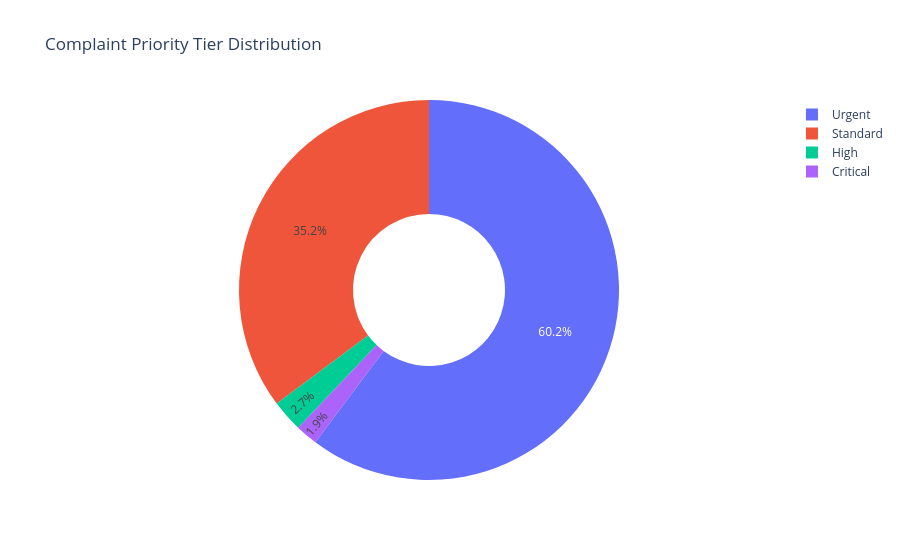
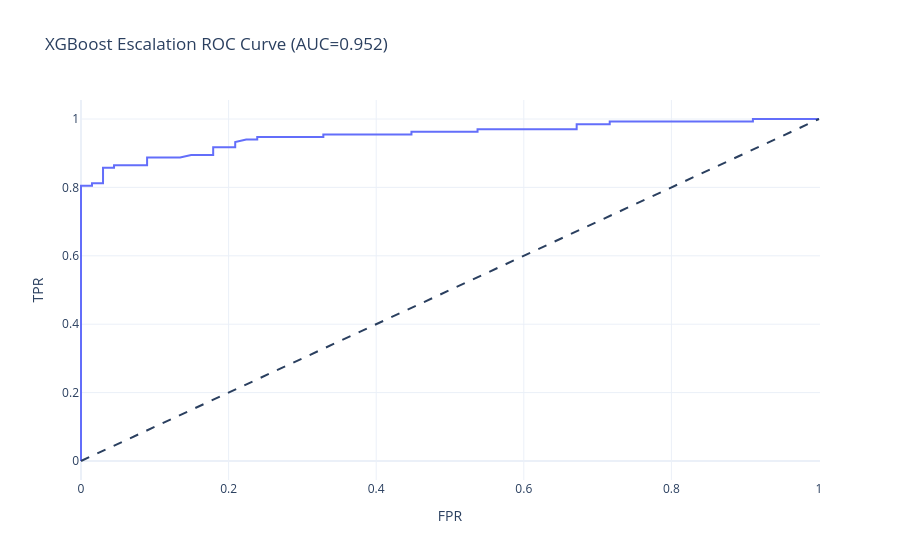
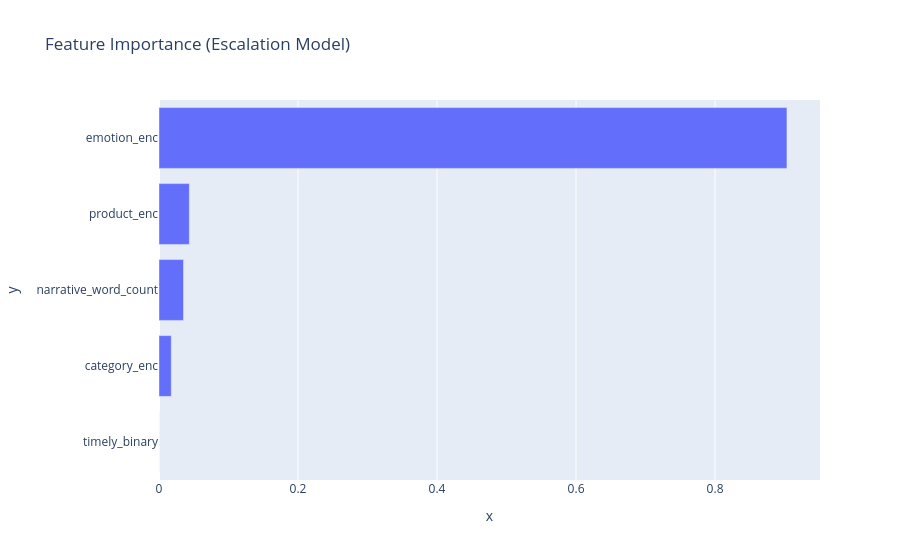
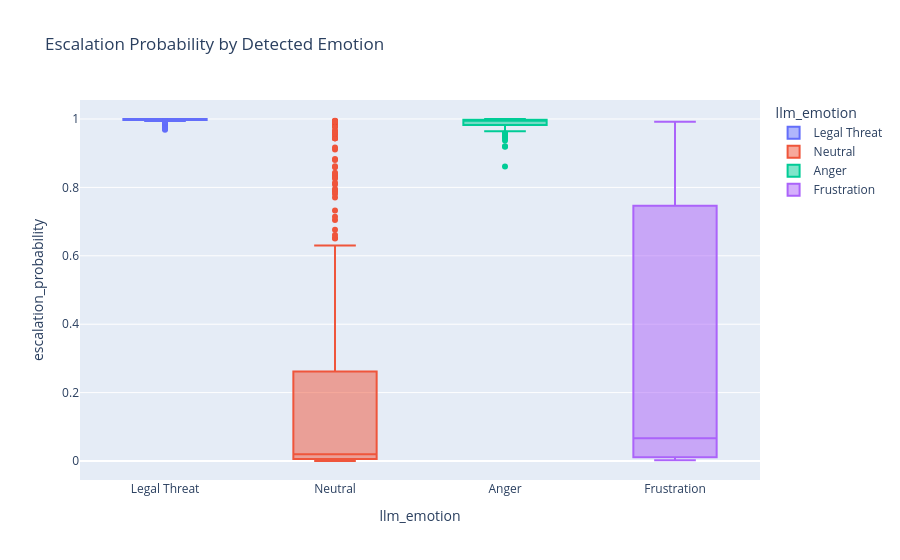

The notebook cell saved with these charts, in order:
### Code cell
# ── Generate Escalation Probabilities & Visualizations ──
df['escalation_probability'] = xgb_esc.predict_proba(X)[:,1]
df['priority_level'] = pd.cut(
    df['escalation_probability'],
    bins=[-0.001, 0.50, 0.80, 0.90, 1.001],
    labels=['Standard','High','Critical','Urgent']
)
print("Real priority distribution:")
print(df['priority_level'].value_counts())

# Plot 1: Priority Level Distribution
fig1 = px.pie(df, names='priority_level', title="Complaint Priority Tier Distribution", hole=0.4)
fig1.show()

# Plot 2: ROC Curve
fpr, tpr, _ = roc_curve(y_test, xgb_prob)
fig2 = px.line(x=fpr, y=tpr, title=f"XGBoost Escalation ROC Curve (AUC={roc_auc_score(y_test, xgb_prob):.3f})")
fig2.add_shape(type='line', line=dict(dash='dash'), x0=0, x1=1, y0=0, y1=1)
fig2.update_layout(template='plotly_white', xaxis_title='FPR', yaxis_title='TPR')
fig2.show()

# Plot 3: Feature Importance
fi = pd.Series(xgb_esc.feature_importances_, index=features).sort_values()
fig3 = px.bar(x=fi.values, y=fi.index, orientation='h', title="Feature Importance (Escalation Model)")
fig3.show()

# Plot 4: Escalation Probability by Emotion
fig4 = px.box(df, x='llm_emotion', y='escalation_probability', color='llm_emotion', title="Escalation Probability by Detected Emotion")
fig4.show()

### Figure 1 — Plotly figure (JSON) as saved in the notebook; plotly's stock layout.template omitted (floating-point values rounded to 4 significant figures; data arrays with more than 128 entries replaced by an {"elided": "..."} marker saying what was removed)
{"data": [{"domain": {"x": [0.0, 1.0], "y": [0.0, 1.0]}, "hole": 0.4, "hovertemplate": "priority_level=%{label}<extra></extra>", "labels": {"elided": "1000 str values"}, "legendgroup": "", "name": "", "showlegend": true, "type": "pie"}], "layout": {"legend": {"tracegroupgap": 0}, "title": {"text": "Complaint Priority Tier Distribution"}}}

### Figure 2 — Plotly figure (JSON) as saved in the notebook; plotly's stock layout.template omitted (floating-point values rounded to 4 significant figures)
{"data": [{"hovertemplate": "x=%{x}<br>y=%{y}<extra></extra>", "legendgroup": "", "line": {"color": "#636efa", "dash": "solid"}, "marker": {"symbol": "circle"}, "mode": "lines", "name": "", "orientation": "v", "showlegend": false, "type": "scatter", "x": [0.0, 0.0, 0.0, 0.0, 0.0, 0.0, 0.0, 0.0, 0.0, 0.0, 0.0, 0.0, 0.0, 0.0, 0.0, 0.0, 0.0, 0.0, 0.0, 0.0, 0.0, 0.0, 0.0, 0.01493, 0.01493, 0.02985, 0.02985, 0.04478, 0.04478, 0.08955, 0.08955, 0.1343, 0.1493, 0.1791, 0.1791, 0.209, 0.209, 0.2239, 0.2388, 0.2388, 0.3284, 0.3284, 0.4478, 0.4478, 0.5373, 0.5373, 0.597, 0.6418, 0.6716, 0.6716, 0.6866, 0.7164, 0.7164, 0.9104, 0.9104, 1.0], "xaxis": "x", "y": [0.0, 0.007519, 0.02256, 0.03759, 0.04511, 0.06015, 0.09023, 0.1053, 0.1504, 0.1654, 0.218, 0.2331, 0.3534, 0.3684, 0.3985, 0.4135, 0.4586, 0.4737, 0.609, 0.6316, 0.782, 0.797, 0.8045, 0.8045, 0.812, 0.812, 0.8571, 0.8571, 0.8647, 0.8647, 0.8872, 0.8872, 0.8947, 0.8947, 0.9173, 0.9173, 0.9323, 0.9398, 0.9398, 0.9474, 0.9474, 0.9549, 0.9549, 0.9624, 0.9624, 0.9699, 0.9699, 0.9699, 0.9699, 0.985, 0.985, 0.985, 0.9925, 0.9925, 1.0, 1.0], "yaxis": "y"}], "layout": {"legend": {"tracegroupgap": 0}, "shapes": [{"line": {"dash": "dash"}, "type": "line", "x0": 0, "x1": 1, "y0": 0, "y1": 1}], "title": {"text": "XGBoost Escalation ROC Curve (AUC=0.952)"}, "xaxis": {"anchor": "y", "domain": [0.0, 1.0], "title": {"text": "FPR"}}, "yaxis": {"anchor": "x", "domain": [0.0, 1.0], "title": {"text": "TPR"}}}}

### Figure 3 — Plotly figure (JSON) as saved in the notebook; plotly's stock layout.template omitted (floating-point values rounded to 4 significant figures)
{"data": [{"hovertemplate": "x=%{x}<br>y=%{y}<extra></extra>", "legendgroup": "", "marker": {"color": "#636efa", "pattern": {"shape": ""}}, "name": "", "orientation": "h", "showlegend": false, "textposition": "auto", "type": "bar", "x": [0.0, 0.01763, 0.03525, 0.04365, 0.9035], "xaxis": "x", "y": ["timely_binary", "category_enc", "narrative_word_count", "product_enc", "emotion_enc"], "yaxis": "y"}], "layout": {"barmode": "relative", "legend": {"tracegroupgap": 0}, "title": {"text": "Feature Importance (Escalation Model)"}, "xaxis": {"anchor": "y", "domain": [0.0, 1.0], "title": {"text": "x"}}, "yaxis": {"anchor": "x", "domain": [0.0, 1.0], "title": {"text": "y"}}}}

### Figure 4 — Plotly figure (JSON) as saved in the notebook; plotly's stock layout.template omitted (floating-point values rounded to 4 significant figures; data arrays with more than 128 entries replaced by an {"elided": "..."} marker saying what was removed)
{"data": [{"alignmentgroup": "True", "hovertemplate": "llm_emotion=%{x}<br>escalation_probability=%{y}<extra></extra>", "legendgroup": "Legal Threat", "marker": {"color": "#636efa"}, "name": "Legal Threat", "notched": false, "offsetgroup": "Legal Threat", "orientation": "v", "showlegend": true, "type": "box", "x": {"elided": "367 str values"}, "x0": " ", "xaxis": "x", "y": {"elided": "367 float values"}, "y0": " ", "yaxis": "y"}, {"alignmentgroup": "True", "hovertemplate": "llm_emotion=%{x}<br>escalation_probability=%{y}<extra></extra>", "legendgroup": "Neutral", "marker": {"color": "#EF553B"}, "name": "Neutral", "notched": false, "offsetgroup": "Neutral", "orientation": "v", "showlegend": true, "type": "box", "x": {"elided": "375 str values"}, "x0": " ", "xaxis": "x", "y": {"elided": "375 float values"}, "y0": " ", "yaxis": "y"}, {"alignmentgroup": "True", "hovertemplate": "llm_emotion=%{x}<br>escalation_probability=%{y}<extra></extra>", "legendgroup": "Anger", "marker": {"color": "#00cc96"}, "name": "Anger", "notched": false, "offsetgroup": "Anger", "orientation": "v", "showlegend": true, "type": "box", "x": {"elided": "176 str values"}, "x0": " ", "xaxis": "x", "y": {"elided": "176 float values"}, "y0": " ", "yaxis": "y"}, {"alignmentgroup": "True", "hovertemplate": "llm_emotion=%{x}<br>escalation_probability=%{y}<extra></extra>", "legendgroup": "Frustration", "marker": {"color": "#ab63fa"}, "name": "Frustration", "notched": false, "offsetgroup": "Frustration", "orientation": "v", "showlegend": true, "type": "box", "x": ["Frustration", "Frustration", "Frustration", "Frustration", "Frustration", "Frustration", "Frustration", "Frustration", "Frustration", "Frustration", "Frustration", "Frustration", "Frustration", "Frustration", "Frustration", "Frustration", "Frustration", "Frustration", "Frustration", "Frustration", "Frustration", "Frustration", "Frustration", "Frustration", "Frustration", "Frustration", "Frustration", "Frustration", "Frustration", "Frustration", "Frustration", "Frustration", "Frustration", "Frustration", "Frustration", "Frustration", "Frustration", "Frustration", "Frustration", "Frustration", "Frustration", "Frustration", "Frustration", "Frustration", "Frustration", "Frustration", "Frustration", "Frustration", "Frustration", "Frustration", "Frustration", "Frustration", "Frustration", "Frustration", "Frustration", "Frustration", "Frustration", "Frustration", "Frustration", "Frustration", "Frustration", "Frustration", "Frustration", "Frustration", "Frustration", "Frustration", "Frustration", "Frustration", "Frustration", "Frustration", "Frustration", "Frustration", "Frustration", "Frustration", "Frustration", "Frustration", "Frustration", "Frustration", "Frustration", "Frustration", "Frustration", "Frustration"], "x0": " ", "xaxis": "x", "y": [0.005056, 0.01844, 0.01102, 0.953, 0.1195, 0.004548, 0.6792, 0.009624, 0.07135, 0.7853, 0.8667, 0.968, 0.1086, 0.01076, 0.2325, 0.01078, 0.6722, 0.004548, 0.07271, 0.9719, 0.07879, 0.893, 0.8713, 0.03581, 0.8733, 0.03277, 0.1476, 0.9795, 0.9239, 0.01076, 0.9918, 0.004708, 0.005351, 0.05332, 0.05519, 0.002805, 0.03747, 0.02645, 0.9313, 0.06687, 0.02078, 0.004812, 0.84, 0.1137, 0.03646, 0.05081, 0.9834, 0.1504, 0.2429, 0.09482, 0.05043, 0.09482, 0.01312, 0.05977, 0.7702, 0.4474, 0.5445, 0.003973, 0.07612, 0.7464, 0.05138, 0.002643, 0.002805, 0.1657, 0.03365, 0.004812, 0.8881, 0.01078, 0.00392, 0.06009, 0.04772, 0.002805, 0.7624, 0.1088, 0.0167, 0.004548, 0.893, 0.003945, 0.04137, 0.9738, 0.06603, 0.9555], "y0": " ", "yaxis": "y"}], "layout": {"boxmode": "overlay", "legend": {"title": {"text": "llm_emotion"}, "tracegroupgap": 0}, "title": {"text": "Escalation Probability by Detected Emotion"}, "xaxis": {"anchor": "y", "categoryarray": ["Legal Threat", "Neutral", "Anger", "Frustration"], "categoryorder": "array", "domain": [0.0, 1.0], "title": {"text": "llm_emotion"}}, "yaxis": {"anchor": "x", "domain": [0.0, 1.0], "title": {"text": "escalation_probability"}}}}
